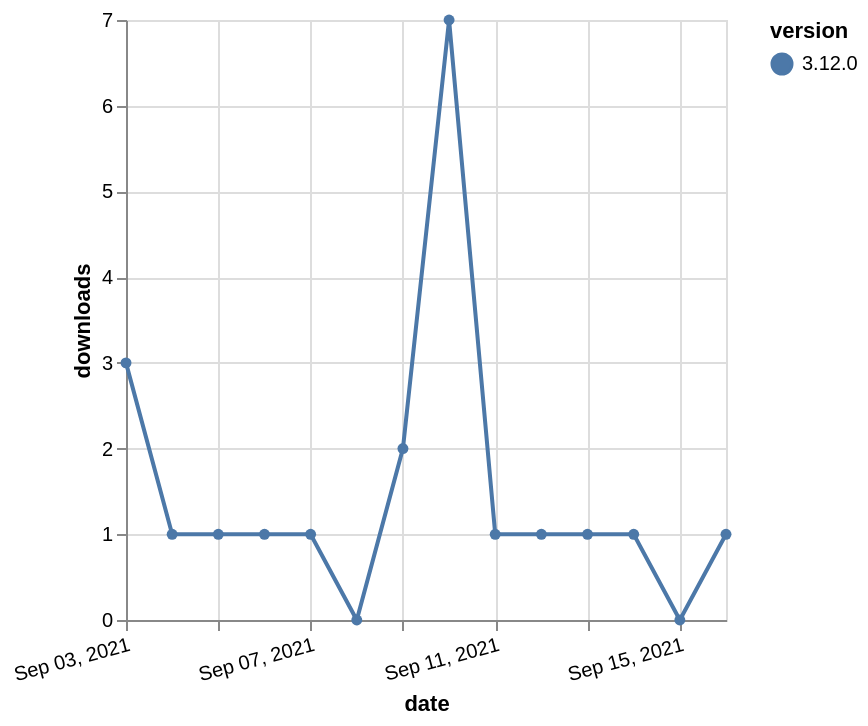

Express this chart as Vega-Lite.
### Vega-Lite specification from a JSON file in a GitHub repository (floating-point values rounded to 4 significant figures)
{"$schema": "https://vega.github.io/schema/vega-lite/v5.json", "description": "A simple bar chart with embedded data.", "data": {"values": [{"date": "2021-09-03", "total": 482, "delta": 3, "version": "3.12.0"}, {"date": "2021-09-04", "total": 483, "delta": 1, "version": "3.12.0"}, {"date": "2021-09-05", "total": 484, "delta": 1, "version": "3.12.0"}, {"date": "2021-09-06", "total": 485, "delta": 1, "version": "3.12.0"}, {"date": "2021-09-07", "total": 486, "delta": 1, "version": "3.12.0"}, {"date": "2021-09-08", "total": 486, "delta": 0, "version": "3.12.0"}, {"date": "2021-09-09", "total": 488, "delta": 2, "version": "3.12.0"}, {"date": "2021-09-10", "total": 495, "delta": 7, "version": "3.12.0"}, {"date": "2021-09-11", "total": 496, "delta": 1, "version": "3.12.0"}, {"date": "2021-09-12", "total": 497, "delta": 1, "version": "3.12.0"}, {"date": "2021-09-13", "total": 498, "delta": 1, "version": "3.12.0"}, {"date": "2021-09-14", "total": 499, "delta": 1, "version": "3.12.0"}, {"date": "2021-09-15", "total": 499, "delta": 0, "version": "3.12.0"}, {"date": "2021-09-16", "total": 500, "delta": 1, "version": "3.12.0"}]}, "width": "container", "mark": {"type": "line", "point": {"filled": true}}, "encoding": {"x": {"field": "date", "type": "temporal", "timeUnit": "yearmonthdate", "title": "date", "axis": {"labelAngle": -15}}, "y": {"field": "delta", "type": "quantitative", "title": "downloads"}, "color": {"field": "version", "type": "nominal"}, "tooltip": {"field": "delta"}}}
